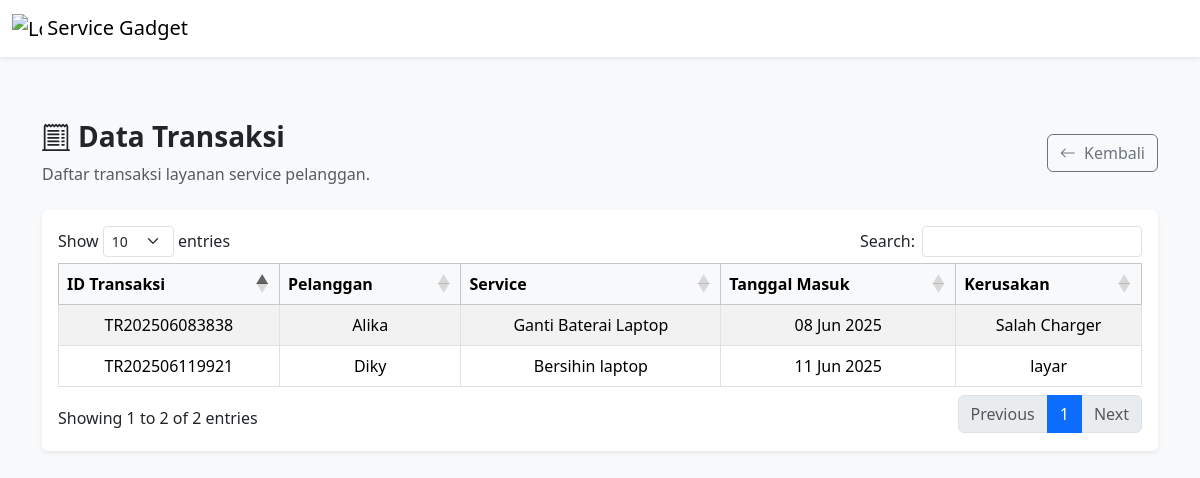
/Lihat/data_transaksi.php (signed in), run on the app's committed database.
### tables this page shows
CREATE TABLE `transaksi` (
  `id_transaksi` char(15) NOT NULL,
  `id_pelanggan` varchar(10) NOT NULL,
  `id_service` char(10) NOT NULL,
  `id_teknisi` varchar(10) NOT NULL,
  `tanggal_masuk` date NOT NULL,
  `tanggal_selesai` date NOT NULL,
  `status_service` enum('Menunggu','Dikerjakan','Selesai','Diambil') NOT NULL,
  `kerusakan` text NOT NULL,
  `tindakan` text NOT NULL,
  `total_biaya` int(11) NOT NULL
);

CREATE TABLE `pelanggan` (
  `id_pelanggan` varchar(10) NOT NULL,
  `nama_pelanggan` text NOT NULL,
  `jenis_kelamin` text NOT NULL,
  `nomor_telepon` char(20) NOT NULL,
  `alamat` text NOT NULL,
  `tanggal` datetime NOT NULL
);

CREATE TABLE `service` (
  `id_service` char(10) NOT NULL,
  `jenis_service` varchar(255) NOT NULL,
  `biaya_service` mediumint(9) NOT NULL
);

### Lihat/data_transaksi.php (the view, shortened to what this page needs)
<?php
include '../databases/koneksi.php';
$query = "SELECT ts.*, p.nama_pelanggan, s.jenis_service
          FROM transaksi ts
          JOIN pelanggan p ON ts.id_pelanggan = p.id_pelanggan
          JOIN service s ON ts.id_service = s.id_service
          ";
$sql = mysqli_query($conn, $query);
?>
<!DOCTYPE html>
<html lang="id">
<head>
    <link href="../css/bootstrap.min.css" rel="stylesheet">
    <link href="../bootstrap-icons/bootstrap-icons.min.css" rel="stylesheet">
    <link rel="stylesheet" href="https://cdn.datatables.net/1.13.4/css/dataTables.bootstrap5.min.css">
</head>
<body class="pt-5">
<nav class="navbar fixed-top bg-white shadow-sm">
    <div class="container-fluid">
        <a class="navbar-brand" href="../halaman_utama.php">
            <img src="../img/menu_logo.png" alt="Logo" width="30" class="d-inline-block align-text-top">
            Service Gadget
        </a>
    </div>
</nav>
<main class="container mt-5 pt-4">
    <div class="d-flex justify-content-between align-items-center mb-4">
        <div>
            <h3 class="fw-bold"><i class="bi bi-receipt-cutoff me-2"></i>Data Transaksi</h3>
            <p class="text-muted mb-0">Daftar transaksi layanan service pelanggan.</p>
        </div>
        <a href="../halaman_utama.php" class="btn btn-outline-secondary">
            <i class="bi bi-arrow-left me-1"></i> Kembali
        </a>
    </div>
    <div class="card shadow-sm border-0">
        <div class="card-body table-responsive">
            <table id="transaksiTable" class="table table-striped table-bordered align-middle text-center">
                <thead class="table-light">
                    <tr>
                        <th>ID Transaksi</th>
                        <th>Pelanggan</th>
                        <th>Service</th>
                        <th>Tanggal Masuk</th>
                        <th>Kerusakan</th>
                    </tr>
                </thead>
                <tbody>
                    <?php while ($row = mysqli_fetch_assoc($sql)): ?>
                        <tr>
                            <td><?= $row['id_transaksi'] ?></td>
                            <td><?= $row['nama_pelanggan'] ?></td>
                            <td><?= $row['jenis_service'] ?></td>
                            <td><?= date('d M Y', strtotime($row['tanggal_masuk'])) ?></td>
                            <td><?= $row['kerusakan'] ?></td>
                        </tr>
                    <?php endwhile; ?>
                </tbody>
            </table>
        </div>
    </div>
</main>
</body>
</html>

### Lihat/data_transaksi.php (style rules this page uses)
body { background-color: #f8f9fa; }

### data on the page
transaksi: id_transaksi "TR202506083838", id_pelanggan.nama_pelanggan "Alika", id_service.jenis_service "Ganti Baterai Laptop", tanggal_masuk "08 Jun 2025", kerusakan "Salah Charger"
transaksi: id_transaksi "TR202506119921", id_pelanggan.nama_pelanggan "Diky", id_service.jenis_service "Bersihin laptop", tanggal_masuk "11 Jun 2025", kerusakan "layar"
